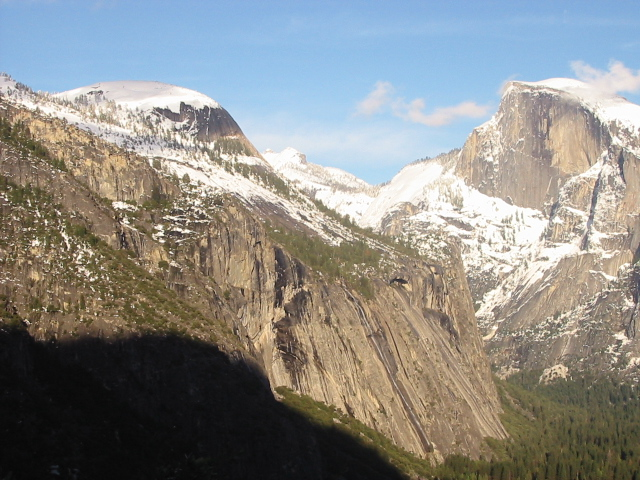
#> input picture panorama generator/source/yosemite1.jpg, 640 x 480 px
$ jupyter execute project.ipynb   (shell and % lines are left out)
#> lines starting #> are read from the running program, lines starting #| are printed output that depends on the picture
[cell 1]
import cv2
import numpy as np
from scipy.spatial import distance as d
from numpy import linalg as la
import matplotlib
import matplotlib.pyplot as plt

[cell 2]
imgarr = []
img = cv2.imread('yosemite1.jpg')
#> img is the input picture: shape (480, 640, 3); mean B, G, R 135.4, 139.3, 139.5
imgarr.append(cv2.cvtColor(img, cv2.COLOR_BGR2RGB))
img = cv2.imread('yosemite2.jpg')
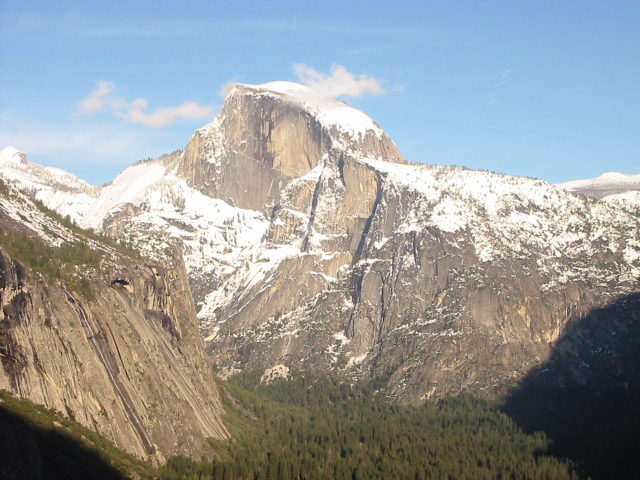
#> input picture panorama generator/source/yosemite2.jpg, 640 x 480 px
#> img is the input picture: shape (480, 640, 3); mean B, G, R 155.6, 155.5, 151.7
imgarr.append(cv2.cvtColor(img, cv2.COLOR_BGR2RGB))
img = cv2.imread('yosemite3.jpg')
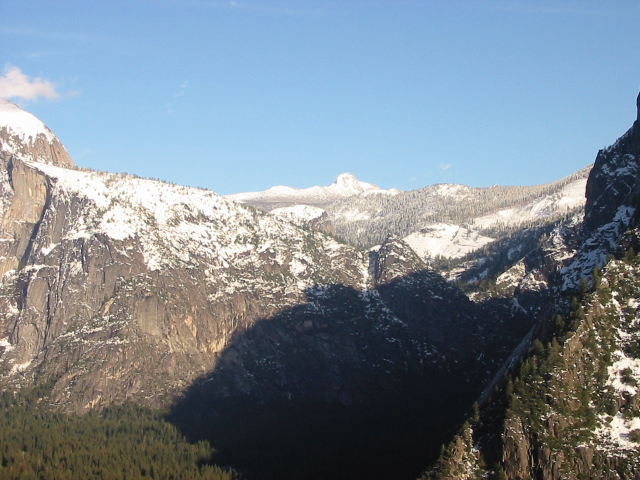
#> input picture panorama generator/source/yosemite3.jpg, 640 x 480 px
#> img is the input picture: shape (480, 640, 3); mean B, G, R 145.3, 135.4, 123.3
imgarr.append(cv2.cvtColor(img, cv2.COLOR_BGR2RGB))
img = cv2.imread('yosemite4.jpg')
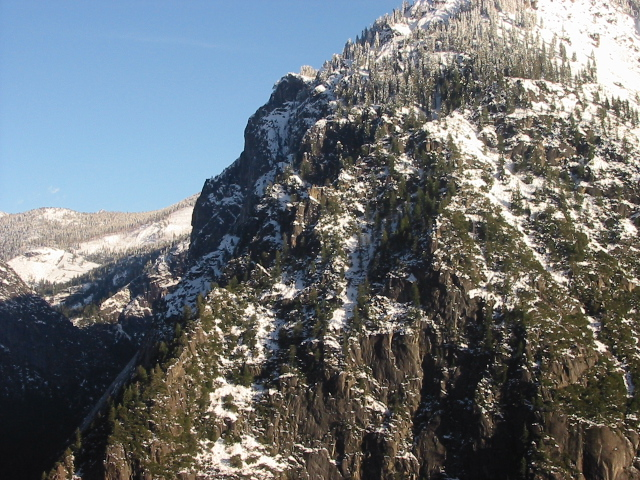
#> input picture panorama generator/source/yosemite4.jpg, 640 x 480 px
#> img is the input picture: shape (480, 640, 3); mean B, G, R 115.4, 112.1, 107.1
imgarr.append(cv2.cvtColor(img, cv2.COLOR_BGR2RGB))

[cell 3]
def img_match(image1, image2):
    sift = cv2.xfeatures2d.SIFT_create()
    src1 = cv2.cvtColor(image1, cv2.COLOR_RGB2GRAY)
    src1 = np.uint8(src1)
    src2 = cv2.cvtColor(image2, cv2.COLOR_RGB2GRAY)
    src2 = np.uint8(src2)
    kp1 = sift.detect(src1, None)
    kp2 = sift.detect(src2, None)
    kp1, des1 = sift.compute(src1, kp1)
    kp2, des2 = sift.compute(src2, kp2)
    bf = cv2.BFMatcher()
    matches = bf.knnMatch(des1,des2, k=2)
    good = []
    for m,n in matches:
        if m.distance < 0.90*n.distance or n.distance < 0.90*m.distance:
            good.append((m.queryIdx, m.trainIdx))

    if(len(kp1) < len(kp2)):
        num_points = len(kp1)
    else:
        num_points = len(kp2)
    trans = np.zeros((3,3))
    if(len(good) >= 4):
        #print(good[0][0])
        img1_pts = []
        img2_pts = []
        for point in range(0,len(good)):
            img1_pts.append(kp1[good[point][0]].pt)
            img2_pts.append(kp2[good[point][1]].pt)
        # [10 lines of commented-out code are left out]
        trans,status = cv2.findHomography(np.float32(img1_pts),np.float32(img2_pts), cv2.RANSAC, 4.0)
    return (len(good)/num_points,trans)

[cell 4]
#print('Match score is', img_match(imgarr[1], imgarr[2]))
weights = np.zeros((len(imgarr), len(imgarr)))
#> weights = [[0, 0, 0, 0], [0, 0, 0, 0], [0, 0, 0, 0], [0, 0, 0, 0]]
for i in range(0,len(imgarr)):
    for j in range(0,i):
        value,func = img_match(imgarr[i], imgarr[j])
        weights[i][j] = value
#> this loop made 4 passes
#> pass 2, in img_match, `src1 = cv2.cvtColor(image1, cv2.COLOR_RGB2GRAY)`:
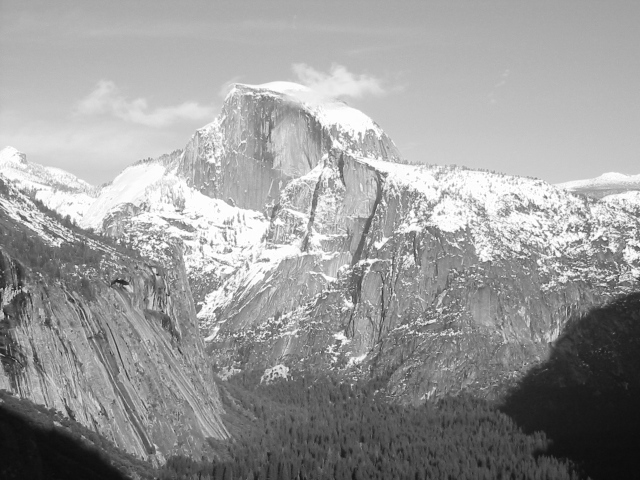
#> src1: shape (480, 640); min 11, max 255, mean 154.4
#> pass 2, in img_match, `src2 = cv2.cvtColor(image2, cv2.COLOR_RGB2GRAY)`:
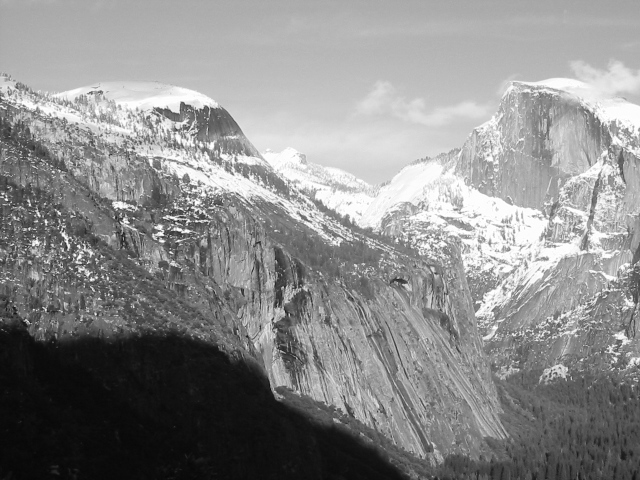
#> src2: shape (480, 640); min 6, max 255, mean 138.9
#> pass 3, in img_match (call 2), `src1 = cv2.cvtColor(image1, cv2.COLOR_RGB2GRAY)`:
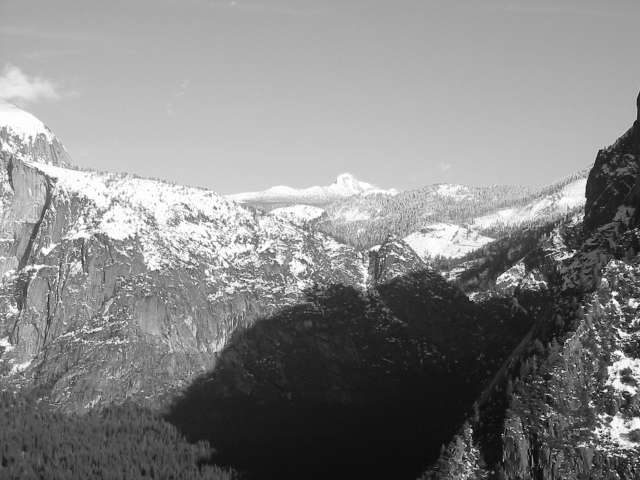
#> src1: shape (480, 640); min 6, max 255, mean 132.9
#> after the loop, weights = [[0, 0, 0, 0], [0.468, 0, 0, 0], [0.15, 0.413, 0, 0], [0.164, 0.18, 0.415, 0]]

[cell 5]
height, width, channels = imgarr[0].shape
#> height = 480; width = 640; channels = 3
#(height*(len(imgarr)+2)
bigimage = np.zeros((height,width*(len(imgarr)+2),channels), np.uint8)
#> bigimage: shape (480, 3840, 3); every value is 0
print(bigimage.shape)
#| (480, 3840, 3)
print(imgarr[0].shape)
#| (480, 640, 3)

[cell 6]
def imgmerge(img_base,img_add,trans):
    warpheight = img_base.shape[0]
    warpwidth = img_base.shape[1]+img_add.shape[1]
    warpimg = np.zeros((warpheight,warpwidth,channels), np.uint8)
    warpimg[0:img_add.shape[0],0:img_add.shape[1]] = img_add
    added_width = trans[len(transformations)-1][0][2]
    for k in range(0,len(transformations)):
        warpimg = cv2.warpPerspective(warpimg,transformations[k], (warpwidth,warpheight))
    #warpimg = cv2.warpPerspective(img_add, trans[0], (warpwidth,warpheight))
    warpimg[0:img_base.shape[0], 0:img_base.shape[1]] = img_base
    result = warpimg[:,0:(int(img_base.shape[1]+added_width))]
    return result

[cell 7]
transformations = []
result = imgarr[0].copy()
for i in range(0,len(imgarr)):
#for i in range(0,1):
    bestmatch = -1
    bestmatch_val = 0
    for j in range(0,len(imgarr)):
        if weights[j][i] > bestmatch_val:
            bestmatch = j
            bestmatch_val = weights[j][i]
    print("Best match for image " + str(i) + " is " + str(bestmatch))
    if(bestmatch != -1):
        value,func = img_match(imgarr[bestmatch], imgarr[i])
        transformations.append(func)
        print(func)
        result = imgmerge(result,imgarr[bestmatch],transformations)
#> this loop made 4 passes
#> (matches in img_match, num_points in img_match, value, warpwidth in imgmerge, added_width in imgmerge) on passes 1 to 3: (2343 matches, 2343, 0.468, 1280, 280.9), (1957 matches, 1957, 0.413, 1560, 327.1), (3676 matches, 1957, 0.415, 1887, 391.2)
#| Best match for image 0 is 1
#| [[ 9.38121684e-01  6.92339393e-04  2.80870723e+02]
#|  [-2.56264687e-02  9.82600234e-01  3.31238155e+00]
#|  [-9.53283358e-05 -1.71897024e-06  1.00000000e+00]]
#| Best match for image 1 is 2
#| [[ 9.30235634e-01  2.77093953e-02  3.27132801e+02]
#|  [-5.42477965e-02  9.83956710e-01 -3.86033139e-01]
#|  [-1.10797723e-04  3.57767241e-06  1.00000000e+00]]
#| Best match for image 2 is 3
#| [[ 9.14131567e-01  2.37669753e-02  3.91162968e+02]
#> (further printed lines are left out)
#> pass 1, in imgmerge, `result = warpimg[:,0:(int(img_base.shape[1]+added_width))]`:
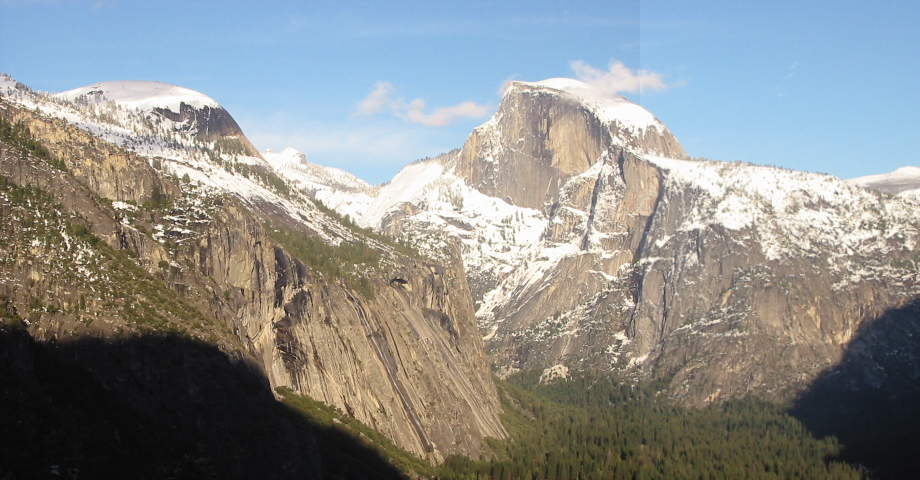
#> result: shape (480, 920, 3); mean R, G, B 139.7, 142.3, 141.2
#> pass 2, in imgmerge (call 2), `result = warpimg[:,0:(int(img_base.shape[1]+added_width))]`:
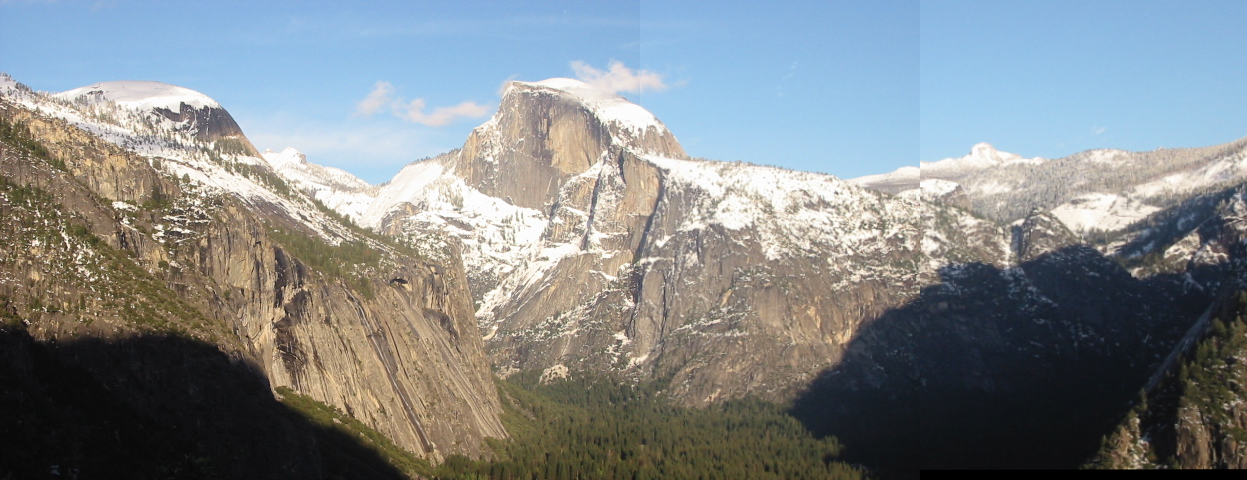
#> result: shape (480, 1247, 3); mean R, G, B 129.9, 135.3, 137.5
#> pass 3, in img_match (call 9), `src1 = cv2.cvtColor(image1, cv2.COLOR_RGB2GRAY)`:
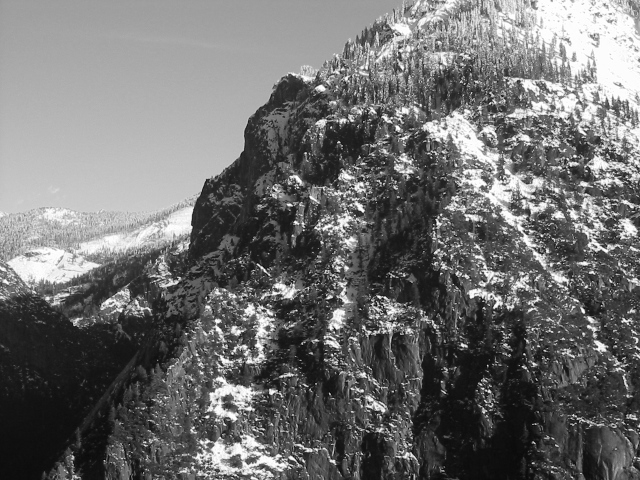
#> src1: shape (480, 640); min 5, max 255, mean 111
#> pass 3, in imgmerge (call 3), `result = warpimg[:,0:(int(img_base.shape[1]+added_width))]`:
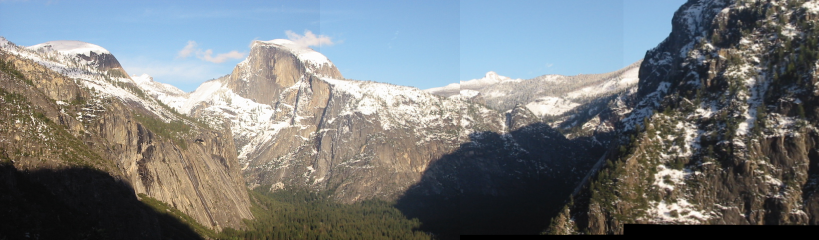
#> result: shape (480, 1638, 3) (shown at 1/2 size); mean R, G, B 118.6, 122.8, 124.1
#> after the loop, transformations = [[[0.938, 0.000692, 280.9], [-0.0256, 0.983, 3.31], [-9.53e-05, -1.72e-06, 1]], [[0.93, 0.0277, 327.1], [-0.0542, 0.984, -0.386], [-0.000111, 3.58e-06, 1]], [[0.914, 0.0238, 391.2], [-0.0542, 0.989, -19.96], [-0.000136, 8.63e-06, 1]]]

[cell 8]
#cv2.imshow('test',result)
cv2.imwrite('out.jpg',cv2.cvtColor(result, cv2.COLOR_RGB2BGR))
#> Out = True
